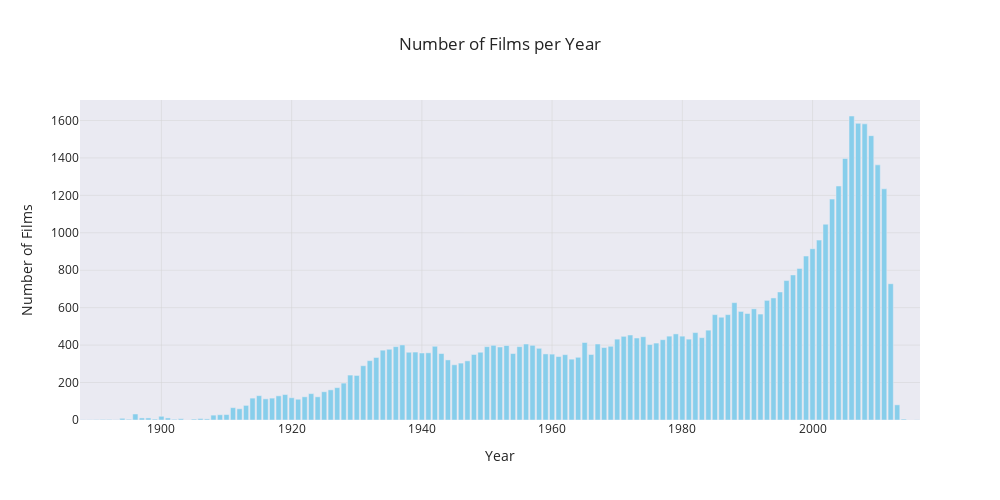

The notebook cell saved with this chart:
### Code cell
# Assuming you have a DataFrame named 'grouped_year' with columns 'release_date' and 'number_films'
fig = px.bar(grouped_year, x='release_date', y='number_films',
             labels={'number_films': 'Number of Films'},
             title='Number of Films per Year',
             template=TEMPLATE,  
             color_discrete_sequence=[SING_COLOR],  # Color of the bars
             height=500, width=1000)
fig.update_layout(xaxis_title='Year', yaxis_title='Number of Films', showlegend=False)

# Adding grid
fig.update_xaxes(showgrid=True, gridwidth=0.5, gridcolor='lightgrey', zeroline=False)
fig.update_yaxes(showgrid=True, gridwidth=0.5, gridcolor='lightgrey', zeroline=False)

fig.show()

### Figure 1 — Plotly figure (JSON) as saved in the notebook; plotly's stock layout.template omitted (floating-point values rounded to 4 significant figures)
{"data": [{"alignmentgroup": "True", "hovertemplate": "release_date=%{x}<br>Number of Films=%{y}<extra></extra>", "legendgroup": "", "marker": {"color": "skyblue", "pattern": {"shape": ""}}, "name": "", "offsetgroup": "", "orientation": "v", "showlegend": false, "textposition": "auto", "type": "bar", "x": [1888, 1889, 1890, 1891, 1892, 1893, 1894, 1895, 1896, 1897, 1898, 1899, 1900, 1901, 1902, 1903, 1905, 1906, 1907, 1908, 1909, 1910, 1911, 1912, 1913, 1914, 1915, 1916, 1917, 1918, 1919, 1920, 1921, 1922, 1923, 1924, 1925, 1926, 1927, 1928, 1929, 1930, 1931, 1932, 1933, 1934, 1935, 1936, 1937, 1938, 1939, 1940, 1941, 1942, 1943, 1944, 1945, 1946, 1947, 1948, 1949, 1950, 1951, 1952, 1953, 1954, 1955, 1956, 1957, 1958, 1959, 1960, 1961, 1962, 1963, 1964, 1965, 1966, 1967, 1968, 1969, 1970, 1971, 1972, 1973, 1974, 1975, 1976, 1977, 1978, 1979, 1980, 1981, 1982, 1983, 1984, 1985, 1986, 1987, 1988, 1989, 1990, 1991, 1992, 1993, 1994, 1995, 1996, 1997, 1998, 1999, 2000, 2001, 2002, 2003, 2004, 2005, 2006, 2007, 2008, 2009, 2010, 2011, 2012, 2013, 2014, 2016], "xaxis": "x", "y": [1, 1, 2, 3, 3, 1, 9, 4, 32, 11, 11, 5, 20, 11, 4, 7, 5, 8, 6, 26, 28, 29, 66, 60, 78, 117, 130, 113, 117, 129, 136, 119, 111, 124, 141, 124, 151, 161, 173, 197, 240, 238, 290, 317, 334, 373, 378, 392, 401, 362, 363, 358, 359, 394, 355, 321, 295, 304, 316, 350, 362, 392, 399, 390, 398, 355, 392, 406, 399, 383, 353, 352, 339, 349, 325, 335, 414, 350, 406, 387, 394, 432, 447, 454, 438, 445, 403, 411, 429, 448, 460, 448, 432, 467, 440, 480, 563, 549, 563, 627, 580, 569, 594, 566, 639, 652, 684, 745, 775, 809, 876, 915, 961, 1046, 1180, 1250, 1397, 1624, 1585, 1582, 1519, 1363, 1235, 728, 81, 5, 1], "yaxis": "y"}], "layout": {"barmode": "relative", "height": 500, "legend": {"tracegroupgap": 0}, "showlegend": false, "title": {"text": "Number of Films per Year"}, "width": 1000, "xaxis": {"anchor": "y", "domain": [0, 1], "gridcolor": "lightgrey", "gridwidth": 0.5, "showgrid": true, "title": {"text": "Year"}, "zeroline": false}, "yaxis": {"anchor": "x", "domain": [0, 1], "gridcolor": "lightgrey", "gridwidth": 0.5, "showgrid": true, "title": {"text": "Number of Films"}, "zeroline": false}}}
